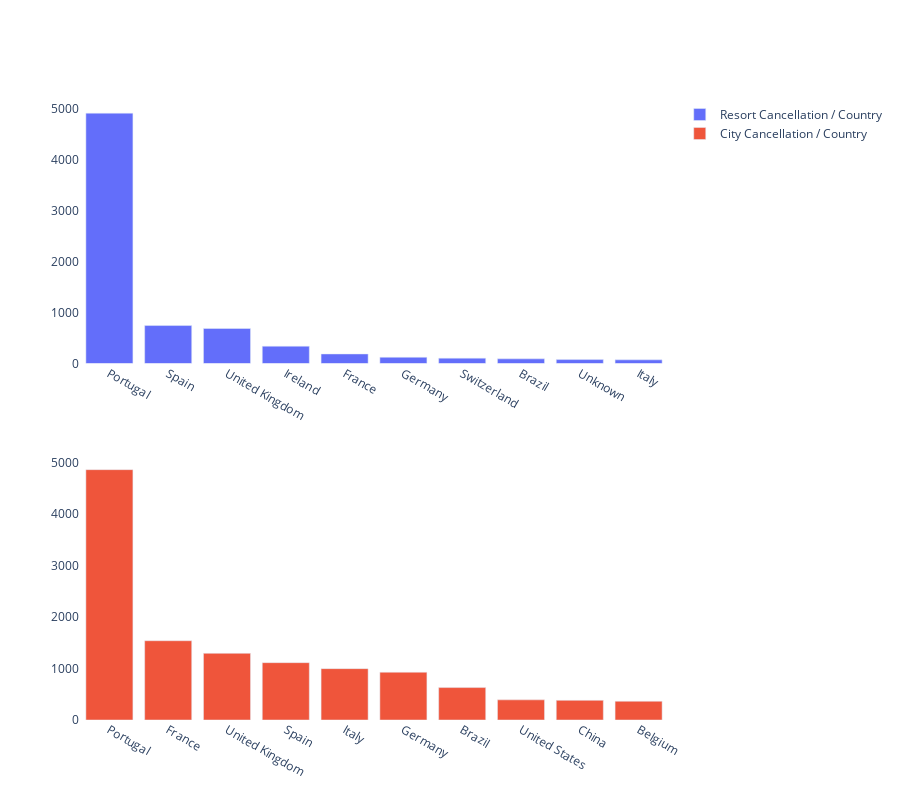

Write notebook code for a chart like this one.
### Code cell
from plotly.subplots import make_subplots

# Create the figure and subplot layout
fig = make_subplots(rows=2, cols=1)
# resort_cancl_deposit resort_sucessful_deposit city_cancl_deposit city_sucessful_deposit
# Add the countplot to the first subplot
fig.add_trace(go.Bar(x=top_10_resort_cancl_country_names, y=top_10_resort_cancl_country['count'],
                     name='Resort Cancellation / Country'), row=1, col=1)
# fig.add_trace(go.Bar(x=resort_sucessful_deposit['deposit_type'], y=resort_sucessful_deposit['count'],
#                      name='Resort Successful Deposit Type', marker_color='blue'), row=1, col=1)

# Add the countplot to the second subplot
fig.add_trace(go.Bar(x=top_10_city_cancl_country_names, y=top_10_city_cancl_country['count'],
                     name='City Cancellation / Country'), row=2, col=1)
# fig.add_trace(go.Bar(x=city_sucessful_deposit['deposit_type'], y=city_sucessful_deposit['count'],
#                      name='City Successful Deposit Type', marker_color='blue'), row=2, col=1)

# Update the figure layout
fig.update_traces(textfont_size=10)
fig.update_layout(height=800, autosize=True, plot_bgcolor='rgb(275, 275, 275)')

# Show the figure
fig.show()

### Figure 1 — Plotly figure (JSON) as saved in the notebook; plotly's stock layout.template omitted (floating-point values rounded to 4 significant figures)
{"data": [{"name": "Resort Cancellation / Country", "textfont": {"size": 10}, "type": "bar", "x": ["Portugal", "Spain", "United Kingdom", "Ireland", "France", "Germany", "Switzerland", "Brazil", "Unknown", "Italy"], "xaxis": "x", "y": [4906, 744, 686, 339, 187, 122, 105, 91, 77, 72], "yaxis": "y"}, {"name": "City Cancellation / Country", "textfont": {"size": 10}, "type": "bar", "x": ["Portugal", "France", "United Kingdom", "Spain", "Italy", "Germany", "Brazil", "United States", "China", "Belgium"], "xaxis": "x2", "y": [4863, 1540, 1295, 1114, 998, 928, 630, 391, 382, 364], "yaxis": "y2"}], "layout": {"autosize": true, "height": 800, "plot_bgcolor": "rgb(275, 275, 275)", "xaxis": {"anchor": "y", "domain": [0, 1]}, "xaxis2": {"anchor": "y2", "domain": [0, 1]}, "yaxis": {"anchor": "x", "domain": [0.575, 1]}, "yaxis2": {"anchor": "x2", "domain": [0, 0.425]}}}
